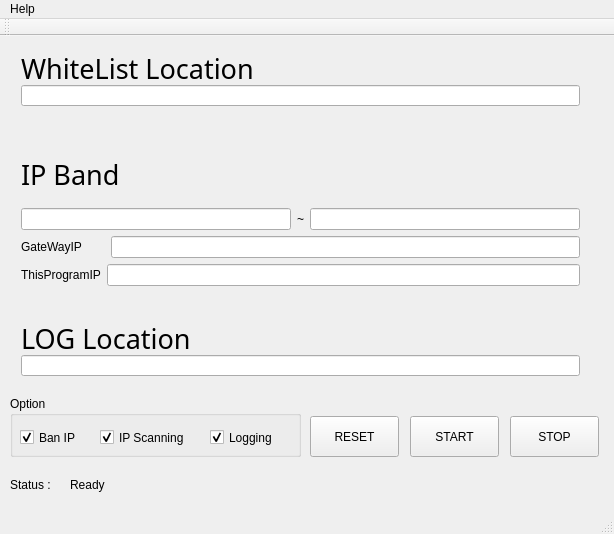
<?xml version="1.0" encoding="UTF-8"?>
<ui version="4.0">
 <class>MSG_NetBlocker_ForSchool</class>
 <widget class="QMainWindow" name="MSG_NetBlocker_ForSchool">
  <property name="geometry">
   <rect>
    <x>0</x>
    <y>0</y>
    <width>614</width>
    <height>534</height>
   </rect>
  </property>
  <property name="windowTitle">
   <string>MSG_NetBlocker_ForSchool</string>
  </property>
  <widget class="QWidget" name="centralWidget">
   <widget class="QWidget" name="verticalLayoutWidget">
    <property name="geometry">
     <rect>
      <x>10</x>
      <y>10</y>
      <width>581</width>
      <height>71</height>
     </rect>
    </property>
    <layout class="QVBoxLayout" name="verticalLayout">
     <item>
      <widget class="QLabel" name="WhiteListLocation">
       <property name="font">
        <font>
         <family>나눔고딕</family>
         <pointsize>20</pointsize>
        </font>
       </property>
       <property name="text">
        <string>WhiteList Location</string>
       </property>
      </widget>
     </item>
     <item>
      <layout class="QHBoxLayout" name="horizontalLayout_3">
       <item>
        <widget class="QLineEdit" name="WhitelistEdit"/>
       </item>
      </layout>
     </item>
    </layout>
   </widget>
   <widget class="QWidget" name="verticalLayoutWidget_2">
    <property name="geometry">
     <rect>
      <x>10</x>
      <y>100</y>
      <width>581</width>
      <height>161</height>
     </rect>
    </property>
    <layout class="QVBoxLayout" name="verticalLayout_2">
     <item>
      <widget class="QLabel" name="IPBand">
       <property name="font">
        <font>
         <family>나눔고딕</family>
         <pointsize>20</pointsize>
        </font>
       </property>
       <property name="text">
        <string>IP Band</string>
       </property>
      </widget>
     </item>
     <item>
      <layout class="QHBoxLayout" name="horizontalLayout_4">
       <item>
        <widget class="QLineEdit" name="IPBand1"/>
       </item>
       <item>
        <widget class="QLabel" name="label_3">
         <property name="text">
          <string>~</string>
         </property>
        </widget>
       </item>
       <item>
        <widget class="QLineEdit" name="IPBand2"/>
       </item>
      </layout>
     </item>
     <item>
      <layout class="QHBoxLayout" name="horizontalLayout_8">
       <item>
        <widget class="QLabel" name="label">
         <property name="text">
          <string>GateWayIP       </string>
         </property>
        </widget>
       </item>
       <item>
        <widget class="QLineEdit" name="GateWayIP"/>
       </item>
      </layout>
     </item>
     <item>
      <layout class="QHBoxLayout" name="horizontalLayout_9">
       <item>
        <widget class="QLabel" name="label_2">
         <property name="text">
          <string>ThisProgramIP</string>
         </property>
        </widget>
       </item>
       <item>
        <widget class="QLineEdit" name="ProgramIP"/>
       </item>
      </layout>
     </item>
    </layout>
   </widget>
   <widget class="QWidget" name="verticalLayoutWidget_3">
    <property name="geometry">
     <rect>
      <x>10</x>
      <y>280</y>
      <width>581</width>
      <height>71</height>
     </rect>
    </property>
    <layout class="QVBoxLayout" name="verticalLayout_3">
     <item>
      <widget class="QLabel" name="label_4">
       <property name="font">
        <font>
         <family>나눔고딕</family>
         <pointsize>20</pointsize>
        </font>
       </property>
       <property name="text">
        <string>LOG Location</string>
       </property>
      </widget>
     </item>
     <item>
      <layout class="QHBoxLayout" name="horizontalLayout_5">
       <item>
        <widget class="QLineEdit" name="LogLocationEdit"/>
       </item>
      </layout>
     </item>
    </layout>
   </widget>
   <widget class="QGroupBox" name="OptionBox">
    <property name="geometry">
     <rect>
      <x>10</x>
      <y>360</y>
      <width>291</width>
      <height>61</height>
     </rect>
    </property>
    <property name="title">
     <string>Option</string>
    </property>
    <widget class="QCheckBox" name="BanIP">
     <property name="geometry">
      <rect>
       <x>10</x>
       <y>30</y>
       <width>92</width>
       <height>23</height>
      </rect>
     </property>
     <property name="text">
      <string>Ban IP</string>
     </property>
     <property name="checked">
      <bool>true</bool>
     </property>
    </widget>
    <widget class="QCheckBox" name="IPScanning">
     <property name="geometry">
      <rect>
       <x>90</x>
       <y>30</y>
       <width>111</width>
       <height>23</height>
      </rect>
     </property>
     <property name="text">
      <string>IP Scanning</string>
     </property>
     <property name="checked">
      <bool>true</bool>
     </property>
    </widget>
    <widget class="QCheckBox" name="Logging">
     <property name="geometry">
      <rect>
       <x>200</x>
       <y>30</y>
       <width>111</width>
       <height>23</height>
      </rect>
     </property>
     <property name="text">
      <string>Logging</string>
     </property>
     <property name="checked">
      <bool>true</bool>
     </property>
    </widget>
   </widget>
   <widget class="QPushButton" name="Reset">
    <property name="geometry">
     <rect>
      <x>310</x>
      <y>380</y>
      <width>89</width>
      <height>41</height>
     </rect>
    </property>
    <property name="text">
     <string>RESET</string>
    </property>
   </widget>
   <widget class="QPushButton" name="Start">
    <property name="geometry">
     <rect>
      <x>410</x>
      <y>380</y>
      <width>89</width>
      <height>41</height>
     </rect>
    </property>
    <property name="text">
     <string>START</string>
    </property>
   </widget>
   <widget class="QPushButton" name="Stop">
    <property name="geometry">
     <rect>
      <x>510</x>
      <y>380</y>
      <width>89</width>
      <height>41</height>
     </rect>
    </property>
    <property name="text">
     <string>STOP</string>
    </property>
   </widget>
   <widget class="QLabel" name="label_5">
    <property name="geometry">
     <rect>
      <x>10</x>
      <y>440</y>
      <width>67</width>
      <height>17</height>
     </rect>
    </property>
    <property name="text">
     <string>Status :</string>
    </property>
   </widget>
   <widget class="QLabel" name="StatusNow">
    <property name="geometry">
     <rect>
      <x>70</x>
      <y>440</y>
      <width>67</width>
      <height>17</height>
     </rect>
    </property>
    <property name="text">
     <string>Ready</string>
    </property>
   </widget>
  </widget>
  <widget class="QMenuBar" name="menuBar">
   <property name="geometry">
    <rect>
     <x>0</x>
     <y>0</y>
     <width>614</width>
     <height>22</height>
    </rect>
   </property>
   <widget class="QMenu" name="menuHelp">
    <property name="title">
     <string>Help</string>
    </property>
    <addaction name="actionAbout"/>
    <addaction name="actionNewVersion"/>
    <addaction name="actionHelpCenter"/>
   </widget>
   <addaction name="menuHelp"/>
  </widget>
  <widget class="QToolBar" name="mainToolBar">
   <attribute name="toolBarArea">
    <enum>TopToolBarArea</enum>
   </attribute>
   <attribute name="toolBarBreak">
    <bool>false</bool>
   </attribute>
  </widget>
  <widget class="QStatusBar" name="statusBar"/>
  <action name="actionAbout">
   <property name="text">
    <string>About</string>
   </property>
  </action>
  <action name="actionNewVersion">
   <property name="text">
    <string>NewVersion</string>
   </property>
  </action>
  <action name="actionHelpCenter">
   <property name="text">
    <string>HelpCenter</string>
   </property>
  </action>
 </widget>
 <layoutdefault spacing="6" margin="11"/>
 <resources/>
 <connections/>
</ui>
